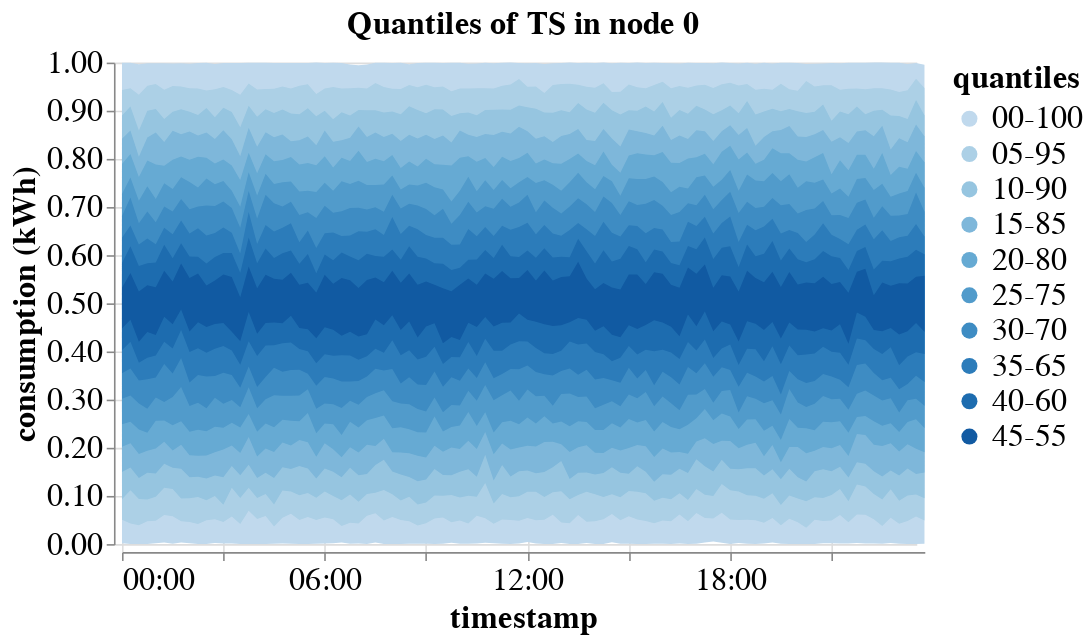

Source (notebook cell):
### Code cell
vistree.root_node.plot_timeseries_quantiles(timeseries_df)

### Figure 1 — Vega-Lite specification as saved in the notebook (floating-point values rounded to 4 significant figures; data arrays with more than 128 entries replaced by an {"elided": "..."} marker saying what was removed)
{"config": {"view": {"continuousWidth": 300, "continuousHeight": 300, "strokeWidth": 0}, "axis": {"grid": true, "labelFontSize": 20, "offset": 5, "titleFontSize": 20}, "legend": {"labelFontSize": 20, "titleFontSize": 20}, "title": {"fontSize": 20}}, "data": {"name": "data-3a224feffe0e12bff241fffad34b1f82"}, "mark": {"type": "area"}, "encoding": {"color": {"field": "quantiles", "type": "ordinal"}, "x": {"axis": {"format": "%H:%M"}, "field": "timestamp", "type": "temporal"}, "y": {"axis": {"format": ".2f"}, "field": "min", "title": "consumption (kWh)", "type": "quantitative"}, "y2": {"field": "max"}}, "title": "Quantiles of TS in node 0", "width": 500, "$schema": "https://vega.github.io/schema/vega-lite/v5.14.1.json", "datasets": {"data-3a224feffe0e12bff241fffad34b1f82": {"elided": "960 records"}}}
